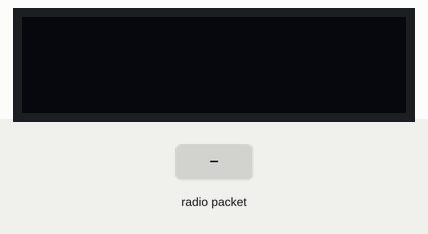
Simulated run of this sketch. Board: Arduino Uno, built with avr-gcc and run on an emulated ATmega328P. Parts: 128×32 one-colour display. The inputs (shaded band) are chosen by the test bench. The display library's start-up logo is not drawn; no radio packets arrive unless stated; what the sketch prints to the serial monitor is not drawn.

Above: at 3.2 s.
3.3 s: radio packet "1" arrives
At 4.5 s:
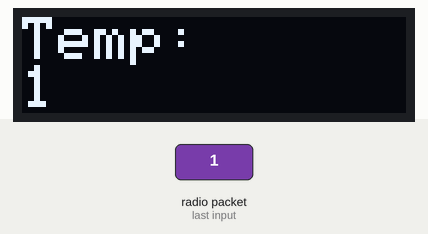
4.8 s: radio packet "0" arrives
At 5.8 s:
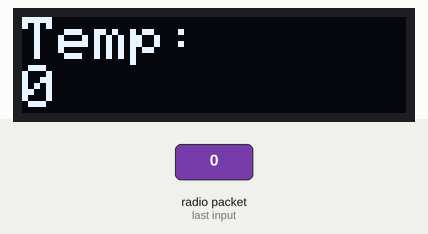
6.3 s: radio packet "2" arrives
At 6.9 s:
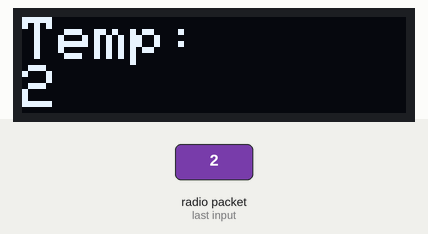
Timing chart, 0 to 9.3 s (numbered marks = the images above; inputs shaded):
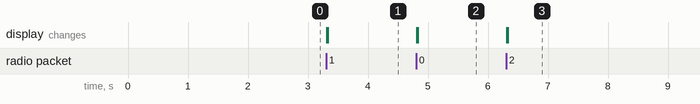

Measured:
- after the input at 3.3 s, the display: first changes at once (image 1 shows a later state)
- after the input at 4.8 s, the display: first changes at once (image 2 shows a later state)
- after the input at 6.3 s, the display: first changes at once (image 3 shows a later state)

The sketch:

sketch_oct04c-r.ino
```cpp
#include <SPI.h>
#include <nRF24L01.h>
#include <RF24.h>
#include <Adafruit_GFX.h>
#include <Adafruit_SSD1306.h>

#define SCREEN_WIDTH 128 // OLED display width, in pixels
#define SCREEN_HEIGHT 32 // OLED display height, in pixels

// Declaration for an SSD1306 display connected to I2C (SDA, SCL pins)
// The pins for I2C are defined by the Wire-library.
// On an arduino UNO:       A4(SDA), A5(SCL)
// On an arduino MEGA 2560: 20(SDA), 21(SCL)
// On an arduino LEONARDO:   2(SDA),  3(SCL), ...
#define OLED_RESET     -1 // Reset pin # (or -1 if sharing Arduino reset pin)
#define SCREEN_ADDRESS 0x3C ///< See datasheet for Address; 0x3D for 128x64, 0x3C for 128x32
Adafruit_SSD1306 display(SCREEN_WIDTH, SCREEN_HEIGHT, &Wire, OLED_RESET);

RF24 radio(4, 5); // CE, CSN
const uint64_t address = 0xF0F0F0F0E1LL;


void setup()
{
Serial.begin(9600);
// SSD1306_SWITCHCAPVCC = generate display voltage from 3.3V internally
  if(!display.begin(SSD1306_SWITCHCAPVCC, SCREEN_ADDRESS)) {
    Serial.println(F("SSD1306 allocation failed"));
    for(;;); // Don't proceed, loop forever
  }

  // Show initial display buffer contents on the screen --
  // the library initializes this with an Adafruit splash screen.
  display.display();
  delay(2000); // Pause for 2 seconds

  // Clear the buffer
  display.clearDisplay();


radio.begin();
Serial.print("ADDRESS :");
radio.openReadingPipe(0, address);   //Setting the address at which we will receive the data
radio.setPALevel(RF24_PA_MIN);       //You can set this as minimum or maximum depending on the distance between the transmitter and receiver.
radio.startListening();              //This sets the module as receiver
}
void loop()
{
if (radio.available())              //Looking for the data.
{
Serial.println("Radio is sniffing");

char text[32] = "";                 //Saving the incoming data
radio.read(&text, sizeof(text));    //Reading the data
Serial.println(text);
 display.clearDisplay();

  display.setTextSize(2);      // Normal 1:1 pixel scale
  display.setTextColor(SSD1306_WHITE); // Draw white text
  display.setCursor(0, 0);     // Start at top-left corner
  display.println("Temp:");
   display.display();
  display.println(text);
   display.display();

}
}
```
